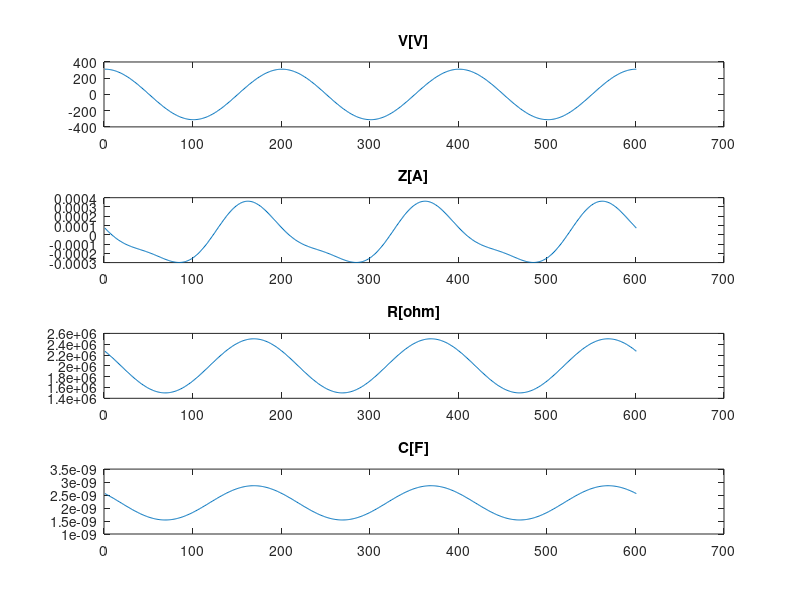
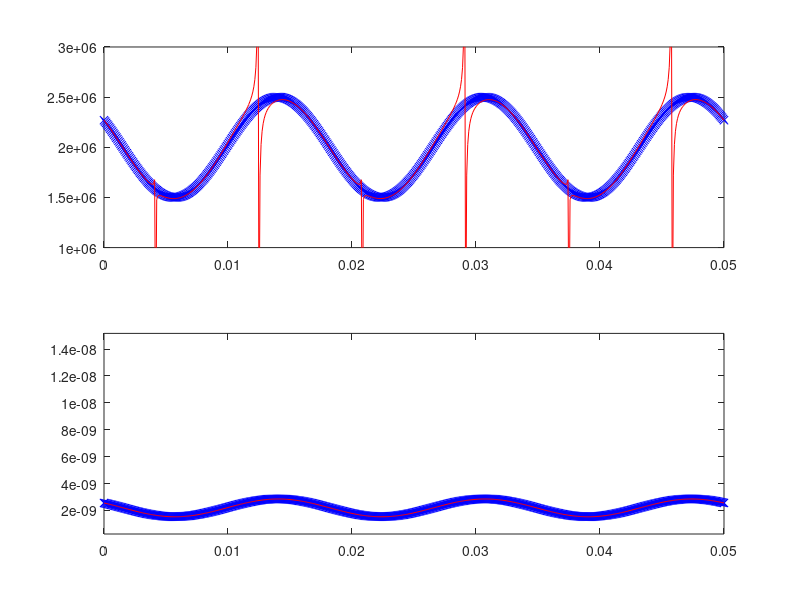

Here is the MATLAB script that generated these plots, in order:
close all;
clear all;
clc;

# 정전용량이 시간에 따라 변화하고 교류전압을 가했을 때 흐르는 전류

adc_samples = 12000; # 1초당 ADC 샘플개수
t = 0:1/adc_samples:0.050;
f = 60; # 60Hz
w = 2*pi*f;
n = length(t);

Rt = 2*10^6 + 5*10^5*cos(w*t+1);
Ct = 2.2*10^-9 + 6.6*10^-10 * cos(w*t+1);
dCdt = -6.6*10^-10 * w * sin(w*t+1);

Vt = 220*sqrt(2)*cos(w*t); # 220V 일 때 전압 ADC 측정 값 * 이득 값
dVdt = -220*sqrt(2)*w*sin(w*t); # 전압 미분기
Zt = Vt./Rt + dVdt.*Ct + Vt.*dCdt;

figure(1);
subplot(4,1,1);
plot(Vt);
title('V[V]');
subplot(4,1,2);
plot(Zt);
title('Z[A]');
subplot(4,1,3);
plot(Rt);
title('R[ohm]');
subplot(4,1,4);
plot(Ct);
title('C[F]');

#Z1 = V1/R1 + C1*dVdt1 + V1*dCdt1
#dCdt = Z/V - 1/R - C*dVdt/V
#C1 = C0 + (Z0/V0 - 1/R0 - C0*dVdt0/V0)*dt
# V1/R1 = Z1 - C1*dVdt1 - V1*dCdt1
# R1 = V1/(Z1 - C1*dVdt1 - V1*dCdt1);

#C1 = C0 + Z0/V0*dt - dt/R0 - C0*(V1/V0-1);
#R1 = V1*dt/(C0*V0 - V1*C1 + Z1*dt)

# 흐르는 전류와 전압으로 C 값 계산하기
# Z1 = V1/R1 + C1*(V1-V0)/dt + V1*(C1-C0)/dt
#   Z1*dt + C0*V1 = V1*dt/R1 + (2*V1-V0)*C1
# intZ + (Z1+Z0)/2*dt = intRV + (V1/R1 + V0/R0)/2*dt + C1*V1
#   intZ0 - intRV0 + (Z1+Z0)/2*dt = (V1/R1 + V0/R0)/2*dt + C1*V1
#   intZ0 - intRV0 = C0*V0
#   C0*V0 + (Z1+Z0)/2*dt - V0/R0/2*dt = V1/2*dt/R1 + V1*C1
# intZ + Z1*dt = intRV + V1/R1*dt + C1*V1
#   intZ0 - intRV0 + Z1*dt = V1/R1*dt + C1*V1
#   intZ0 - intRV0 = C0*V0
#   C0*V0 + Z1*dt = V1*dt/R1 + V1*C1

# Z1*dt + V1*C0 = V1*dt*G1 + (2*V1-V0)*C1;
# (Z1+Z0)/2*dt + V0*C0 - V0*G0/2*dt = V1/2*dt*G1 + V1*C1;
# V0 = 0

# V1*dt*V1 = (2*V1-V0)*V1*dt
# V1 = V0

function [R1, C1] = solv(Z0, Z1, V0, V1, R0, C0, dt, dCdt0, dCdt1, dVdt1)
  C1 = C0 + dCdt0*dt;
#  R1 = V1*dt/(C0*V0 - V1*C1 + Z1*dt);
  R1 = V1/(Z1 - C1*dVdt1 - V1*dCdt1);

end

Rx = zeros(1, n);
Rx(1) = Rt(1);
Cx = zeros(1, n);
Cx(1) = Ct(1);


for i=2:1:n
    [Rx(i), Cx(i)] = solv(Zt(i-1), Zt(i), Vt(i-1), Vt(i), Rx(i-1), Cx(i-1), t(i)-t(i-1), dCdt(i-1), dCdt(i), dVdt(i));
end


figure(2);
subplot(2,1,1);
plot(t, Rt, 'bx', t, Rx, 'r-');
ylim([1*10^6, 3*10^6]);
subplot(2,1,2);
plot(t, Ct, 'bx', t, Cx, 'r-');
ylim([1.5*10^-9, 3*10^-9]);